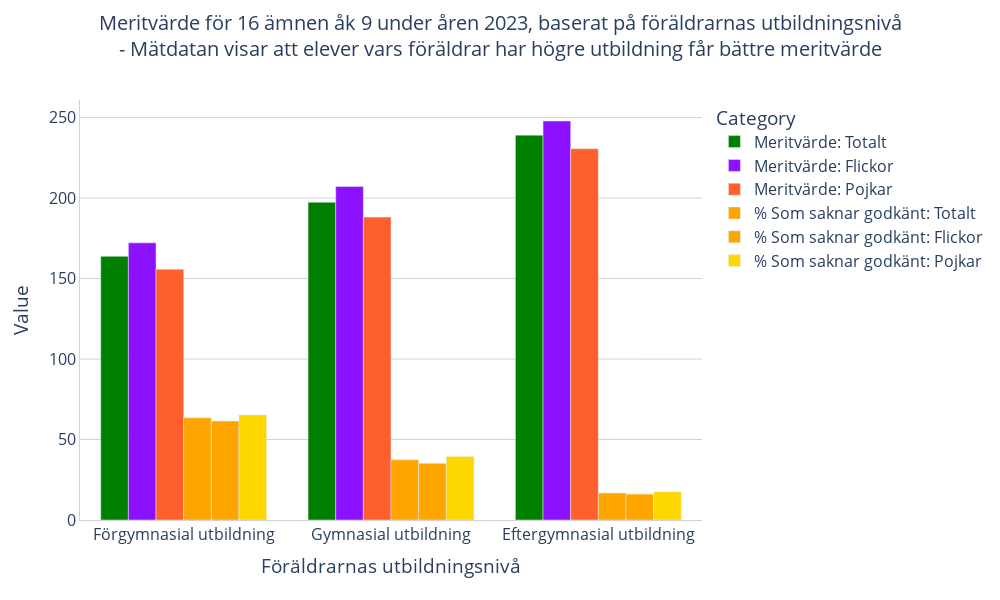

The cell this chart's notebook holds for it:
### Code cell
# Creating a DataFrame
df_plotly_3 = pd.DataFrame({
    "Education Level": ["Förgymnasial utbildning", "Gymnasial utbildning", "Eftergymnasial utbildning"],
    "Meritvärde: Totalt": parents_T_numeric.tolist(),
    "Meritvärde: Flickor": parents_F_numeric.tolist(),
    "Meritvärde: Pojkar": parents_P_numeric.tolist(),
    "% Som saknar godkänt: Totalt": missing_percent_T.tolist(),
    "% Som saknar godkänt: Flickor": missing_percent_F.tolist(),
    "% Som saknar godkänt: Pojkar": missing_percent_P.tolist()
})

# Melting DataFrame so that the bars are next to each other
df_plotly_melted = pd.melt(df_plotly_3, id_vars=["Education Level"], var_name="Category", value_name="Value")

# Plotly Express bar, gives names to labels and changes colors of the bars 
fig = px.bar(df_plotly_melted, x="Education Level", y="Value", color="Category",
             color_discrete_sequence=["green", "#8C12FF", "#FF5F2C", "orange", "#FFA500", "#FFD700"],
             title=("Meritvärde för 16 ämnen åk 9 under åren 2023\nBaserat på föräldrarnas utbildningsnivå\n- Mätdatan visar att elever vars föräldrar har högre utbildning får bättre meritvärde"))

fig.update_layout(xaxis_title="Föräldrarnas utbildningsnivå")
fig.update_layout(showlegend=True)

# Fixes the title position and splits it into lines
fig.update_layout(
    title={
        "text": "Meritvärde för 16 ämnen åk 9 under åren 2023, baserat på föräldrarnas utbildningsnivå<br>"
                "- Mätdatan visar att elever vars föräldrar har högre utbildning får bättre meritvärde",
        # Adjusts text and changes the vertical position of the title
        "y": 0.95,
        # Adjusts text and changes the horizontal position of the title
        "x": 0.5,
        "xanchor": "center",
        "yanchor": "top",
        "font_size": 20})

# Updates layout for x- and y-axis
fig.update_layout(xaxis=dict(showline=True, showgrid=False, gridwidth=1, gridcolor="LightGray", linecolor="Lightgray", linewidth=1),
                  yaxis=dict(showline=True, showgrid=True, gridwidth=1, gridcolor="LightGray", linecolor="Lightgray", linewidth=1))

# Groups bars
fig.update_layout(barmode="group")
fig.update_layout(height=600, width=1000)
fig.update_layout(plot_bgcolor="white", paper_bgcolor="white")
fig.update_layout(font=dict(size=16))

fig.show()

### Figure 1 — Plotly figure (JSON) as saved in the notebook; plotly's stock layout.template omitted (floating-point values rounded to 4 significant figures)
{"data": [{"alignmentgroup": "True", "hovertemplate": "Category=Meritvärde: Totalt<br>Education Level=%{x}<br>Value=%{y}<extra></extra>", "legendgroup": "Meritvärde: Totalt", "marker": {"color": "green", "pattern": {"shape": ""}}, "name": "Meritvärde: Totalt", "offsetgroup": "Meritvärde: Totalt", "orientation": "v", "showlegend": true, "textposition": "auto", "type": "bar", "x": ["Förgymnasial utbildning", "Gymnasial utbildning", "Eftergymnasial utbildning"], "xaxis": "x", "y": [163.8, 197.4, 239.1], "yaxis": "y"}, {"alignmentgroup": "True", "hovertemplate": "Category=Meritvärde: Flickor<br>Education Level=%{x}<br>Value=%{y}<extra></extra>", "legendgroup": "Meritvärde: Flickor", "marker": {"color": "#8C12FF", "pattern": {"shape": ""}}, "name": "Meritvärde: Flickor", "offsetgroup": "Meritvärde: Flickor", "orientation": "v", "showlegend": true, "textposition": "auto", "type": "bar", "x": ["Förgymnasial utbildning", "Gymnasial utbildning", "Eftergymnasial utbildning"], "xaxis": "x", "y": [172.2, 207.2, 247.9], "yaxis": "y"}, {"alignmentgroup": "True", "hovertemplate": "Category=Meritvärde: Pojkar<br>Education Level=%{x}<br>Value=%{y}<extra></extra>", "legendgroup": "Meritvärde: Pojkar", "marker": {"color": "#FF5F2C", "pattern": {"shape": ""}}, "name": "Meritvärde: Pojkar", "offsetgroup": "Meritvärde: Pojkar", "orientation": "v", "showlegend": true, "textposition": "auto", "type": "bar", "x": ["Förgymnasial utbildning", "Gymnasial utbildning", "Eftergymnasial utbildning"], "xaxis": "x", "y": [155.8, 188.2, 230.7], "yaxis": "y"}, {"alignmentgroup": "True", "hovertemplate": "Category=% Som saknar godkänt: Totalt<br>Education Level=%{x}<br>Value=%{y}<extra></extra>", "legendgroup": "% Som saknar godkänt: Totalt", "marker": {"color": "orange", "pattern": {"shape": ""}}, "name": "% Som saknar godkänt: Totalt", "offsetgroup": "% Som saknar godkänt: Totalt", "orientation": "v", "showlegend": true, "textposition": "auto", "type": "bar", "x": ["Förgymnasial utbildning", "Gymnasial utbildning", "Eftergymnasial utbildning"], "xaxis": "x", "y": [63.5, 37.4, 16.8], "yaxis": "y"}, {"alignmentgroup": "True", "hovertemplate": "Category=% Som saknar godkänt: Flickor<br>Education Level=%{x}<br>Value=%{y}<extra></extra>", "legendgroup": "% Som saknar godkänt: Flickor", "marker": {"color": "#FFA500", "pattern": {"shape": ""}}, "name": "% Som saknar godkänt: Flickor", "offsetgroup": "% Som saknar godkänt: Flickor", "orientation": "v", "showlegend": true, "textposition": "auto", "type": "bar", "x": ["Förgymnasial utbildning", "Gymnasial utbildning", "Eftergymnasial utbildning"], "xaxis": "x", "y": [61.5, 35.2, 16.1], "yaxis": "y"}, {"alignmentgroup": "True", "hovertemplate": "Category=% Som saknar godkänt: Pojkar<br>Education Level=%{x}<br>Value=%{y}<extra></extra>", "legendgroup": "% Som saknar godkänt: Pojkar", "marker": {"color": "#FFD700", "pattern": {"shape": ""}}, "name": "% Som saknar godkänt: Pojkar", "offsetgroup": "% Som saknar godkänt: Pojkar", "orientation": "v", "showlegend": true, "textposition": "auto", "type": "bar", "x": ["Förgymnasial utbildning", "Gymnasial utbildning", "Eftergymnasial utbildning"], "xaxis": "x", "y": [65.3, 39.5, 17.5], "yaxis": "y"}], "layout": {"barmode": "group", "font": {"size": 16}, "height": 600, "legend": {"title": {"text": "Category"}, "tracegroupgap": 0}, "paper_bgcolor": "white", "plot_bgcolor": "white", "showlegend": true, "title": {"font": {"size": 20}, "text": "Meritvärde för 16 ämnen åk 9 under åren 2023, baserat på föräldrarnas utbildningsnivå<br>- Mätdatan visar att elever vars föräldrar har högre utbildning får bättre meritvärde", "x": 0.5, "xanchor": "center", "y": 0.95, "yanchor": "top"}, "width": 1000, "xaxis": {"anchor": "y", "domain": [0, 1], "gridcolor": "LightGray", "gridwidth": 1, "linecolor": "Lightgray", "linewidth": 1, "showgrid": false, "showline": true, "title": {"text": "Föräldrarnas utbildningsnivå"}}, "yaxis": {"anchor": "x", "domain": [0, 1], "gridcolor": "LightGray", "gridwidth": 1, "linecolor": "Lightgray", "linewidth": 1, "showgrid": true, "showline": true, "title": {"text": "Value"}}}}
